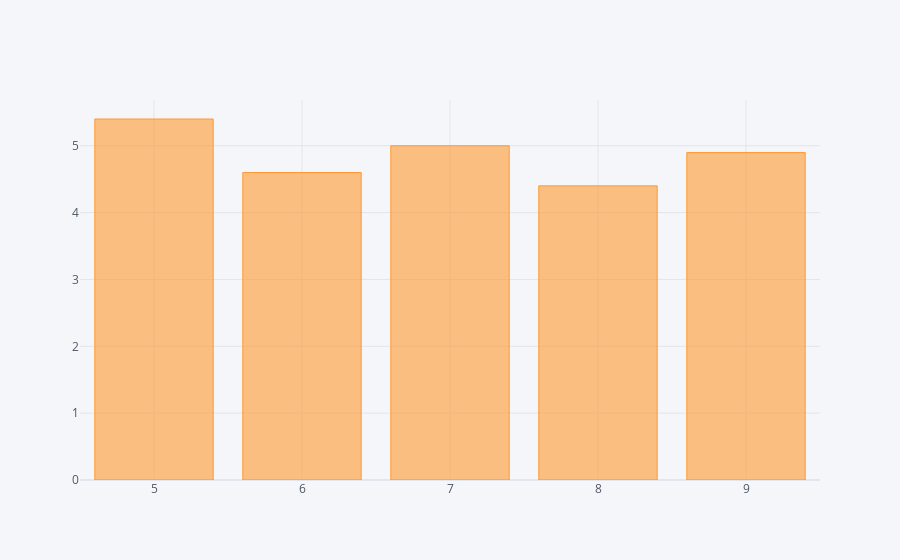

The cell this chart's notebook holds for it:
### Code cell
df['sepal_length'].iloc[5:10].iplot(kind='bar')

### Figure 1 — Plotly figure (JSON) as saved in the notebook; plotly's stock layout.template omitted (floating-point values rounded to 4 significant figures)
{"data": [{"marker": {"color": "rgba(255, 153, 51, 0.6)", "line": {"color": "rgba(255, 153, 51, 1.0)", "width": 1}}, "name": "sepal_length", "orientation": "v", "text": "", "type": "bar", "x": [5, 6, 7, 8, 9], "y": [5.4, 4.6, 5, 4.4, 4.9]}], "layout": {"legend": {"bgcolor": "#F5F6F9", "font": {"color": "#4D5663"}}, "paper_bgcolor": "#F5F6F9", "plot_bgcolor": "#F5F6F9", "title": {"font": {"color": "#4D5663"}}, "xaxis": {"gridcolor": "#E1E5ED", "showgrid": true, "tickfont": {"color": "#4D5663"}, "title": {"font": {"color": "#4D5663"}, "text": ""}, "zerolinecolor": "#E1E5ED"}, "yaxis": {"gridcolor": "#E1E5ED", "showgrid": true, "tickfont": {"color": "#4D5663"}, "title": {"font": {"color": "#4D5663"}, "text": ""}, "zerolinecolor": "#E1E5ED"}}}
